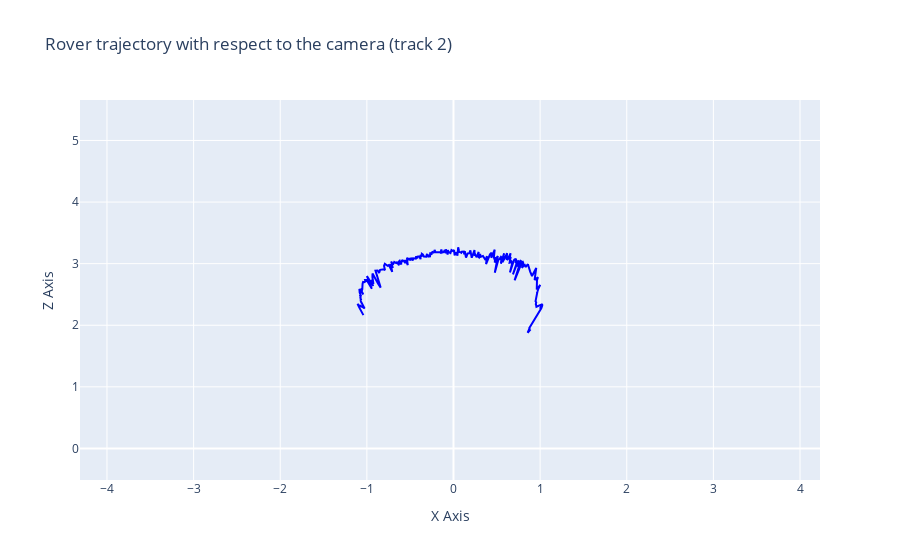

Here is the notebook cell this chart was saved with:
### Code cell
# Create a 2D scatter plot
fig = go.Figure(data=[go.Scatter(
    x=data2['x'],
    y=data2['z'],
    mode='lines',
    marker=dict(size=10, color='blue'),
    line=dict(color='blue')
)])

# Set labels and title
fig.update_layout(
    title="Rover trajectory with respect to the camera (track 2)",
    xaxis_title='X Axis',
    yaxis_title='Z Axis'
)

# Show the interactive plot
fig.show()

### Figure 1 — Plotly figure (JSON) as saved in the notebook; plotly's stock layout.template omitted (floating-point values rounded to 4 significant figures; data arrays with more than 128 entries replaced by an {"elided": "..."} marker saying what was removed)
{"data": [{"line": {"color": "blue"}, "marker": {"color": "blue", "size": 10}, "mode": "lines", "type": "scatter", "x": {"elided": "273 float values"}, "y": {"elided": "273 float values"}}], "layout": {"autosize": true, "title": {"text": "Rover trajectory with respect to the camera (track 2)"}, "xaxis": {"autorange": false, "range": [-4.311, 4.231], "title": {"text": "X Axis"}, "type": "linear"}, "yaxis": {"autorange": false, "range": [-0.5124, 5.657], "title": {"text": "Z Axis"}, "type": "linear"}}}
